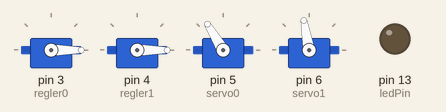
The sketch below on a simulated Arduino Uno, built with avr-gcc and run on an emulated ATmega328P. On the bench: 4 × servo, output pins drawn as LEDs (lit = HIGH).

Above: at 0.1 s.
At 5.1 s:
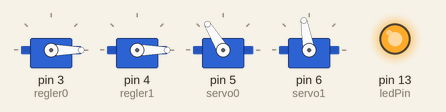
Timing chart, 0 to 6.6 s (numbered marks = the images above):
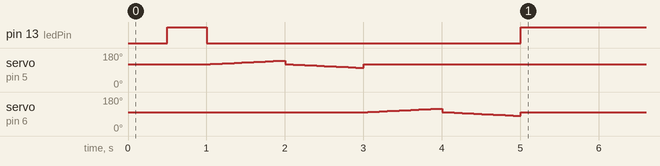

The sketch:

ServoCenterAndFreeTest.ino
```cpp
#include <Servo.h>

Servo regler0;
Servo regler1;
Servo servo0;
Servo servo1;
int ledPin = 13;

//Neutralwinkel der Servos
int s0n = 121;
int s1n = 100;


void setup()
{
  //Pins vergeben
  regler0.attach(3);
  regler1.attach(4);
  servo0.attach(5);
  servo1.attach(6);
  pinMode(ledPin, OUTPUT);

  //Regler + Servos in Neutralstellung
  regler0.write(0);
  regler1.write(0);
  servo0.write(s0n);
  servo1.write(s1n);

  delay(500);
  digitalWrite(ledPin,HIGH);
  delay(500);
  digitalWrite(ledPin,LOW);

  //Servos auf Freiheit in beide Richtungen prüfen
  int i;
  for(i=s0n;i<s0n+20;i++) {
    servo0.write(i);
    delay(50);
  }
  servo0.write(s0n);
  for(i=s0n;i>s0n-20;i--) {
    servo0.write(i);
    delay(50);
  }
  servo0.write(s0n);

  for(i=s1n;i<s1n+20;i++) {
    servo1.write(i);
    delay(50);
  }
  servo1.write(s1n);
  for(i=s1n;i>s1n-20;i--) {
    servo1.write(i);
    delay(50);
  }
  servo1.write(s1n);


  digitalWrite(ledPin,HIGH);
}


void loop()
{


}

void servoStellen(int deg) {
  servo0.write(s0n+deg);
  servo1.write(s1n+deg);
}
```
